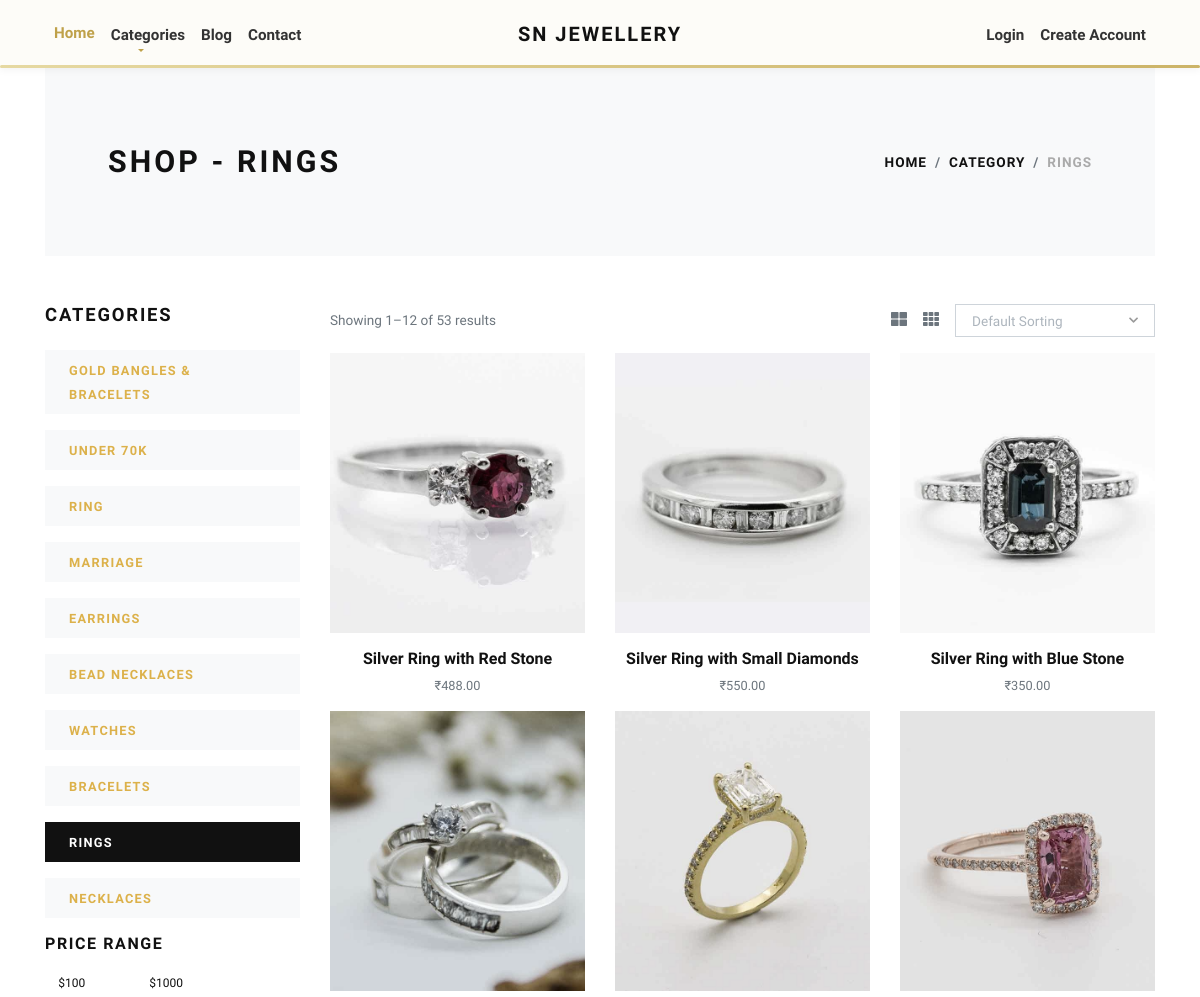
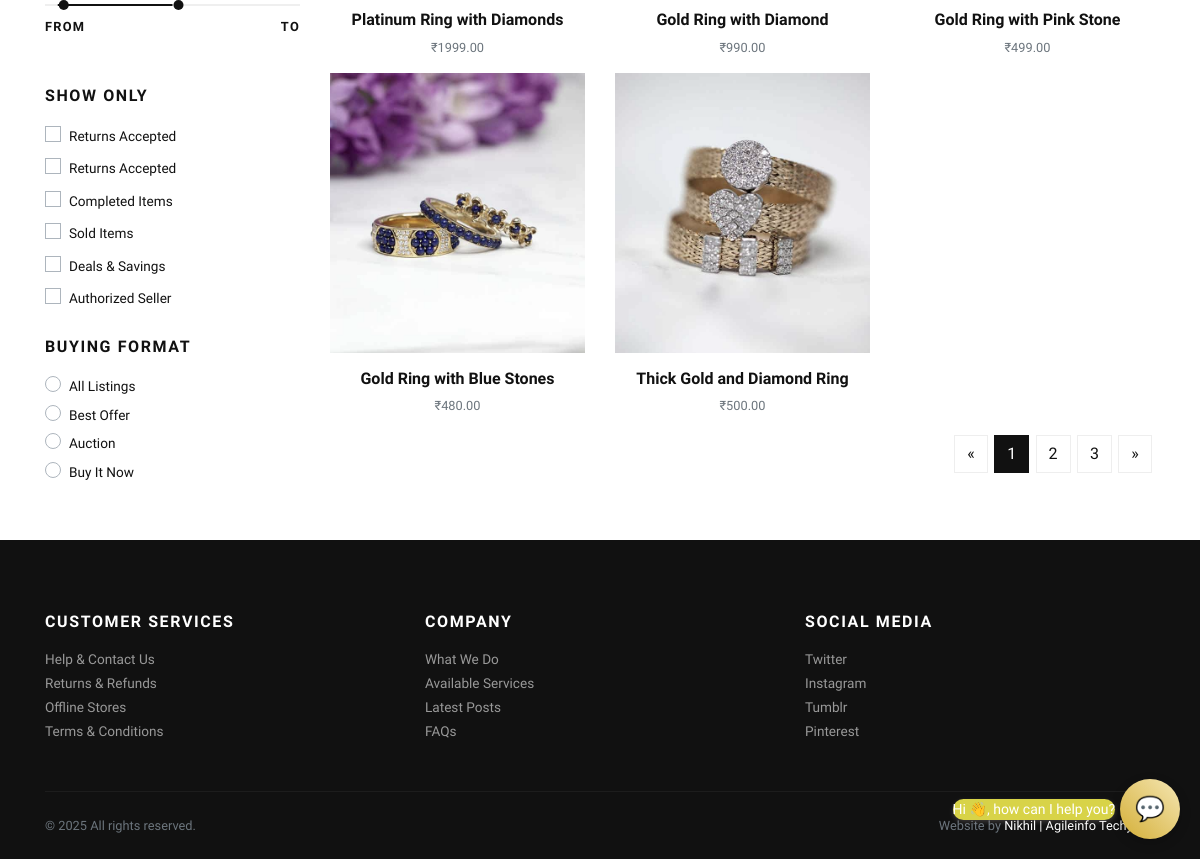
The page /rings/ on the database its author committed (2 pictures, top to bottom).
### store/models.py (models this page shows, shortened)
class Category(models.Model):
    title = models.CharField(max_length=50, verbose_name="Category Title")
    slug = models.SlugField(max_length=55, verbose_name="Category Slug")
    description = models.TextField(blank=True, verbose_name="Category Description")
    category_image = models.ImageField(upload_to='category', blank=True, null=True, verbose_name="Category Image")
    is_active = models.BooleanField(verbose_name="Is Active?")
    is_featured = models.BooleanField(verbose_name="Is Featured?")
    created_at = models.DateTimeField(auto_now_add=True, verbose_name="Created Date")
    updated_at = models.DateTimeField(auto_now=True, verbose_name="Updated Date")
    class Meta:
        verbose_name_plural = 'Categories'
        ordering = ('-created_at', )

class Product(models.Model):
    title = models.CharField(max_length=150, verbose_name="Product Title")
    slug = models.SlugField(max_length=160, verbose_name="Product Slug")
    sku = models.CharField(max_length=255, unique=True, verbose_name="Unique Product ID (SKU)")
    short_description = models.TextField(verbose_name="Short Description")
    detail_description = models.TextField(blank=True, null=True, verbose_name="Detail Description")
    product_image = models.ImageField(upload_to='product', blank=True, null=True, verbose_name="Product Image")
    price = models.DecimalField(max_digits=8, decimal_places=2)
    category = models.ForeignKey(Category, verbose_name="Product Categoy", on_delete=models.CASCADE)
    is_active = models.BooleanField(verbose_name="Is Active?")
    is_featured = models.BooleanField(verbose_name="Is Featured?")
    created_at = models.DateTimeField(auto_now_add=True, verbose_name="Created Date")
    updated_at = models.DateTimeField(auto_now=True, verbose_name="Updated Date")
    class Meta:
        verbose_name_plural = 'Products'
        ordering = ('-created_at', )

### store/views.py (the view)
# urls.py: path('<slug:slug>/', views.category_products, name="category-products"),
def category_products(request, slug):
    category = get_object_or_404(Category, slug=slug)
    products = Product.objects.filter(is_active=True, category=category)
    categories = Category.objects.filter(is_active=True)
    context = {
        'category': category,
        'products': products,
        'categories': categories,
    }
    return render(request, 'store/category_products.html', context)

### store/context_preprocessors.py (called while the page is built)
def store_menu(request):
    categories = Category.objects.filter(is_active=True)
    context = {
        'categories_menu': categories,
    }
    return context

def cart_menu(request):
    if request.user.is_authenticated:
        cart_items= Cart.objects.filter(user=request.user)
        context = {
            'cart_items': cart_items,
        }
    else:
        context = {}
    return context

### templates/store/category_products.html (shortened to what this page needs)
{% extends 'base.html' %}
{% load static %}
    {% block content %}
      <div class="container">
        <section class="py-5 bg-light">
          <div class="container">
            <div class="row px-4 px-lg-5 py-lg-4 align-items-center">
              <div class="col-lg-6">
                <h1 class="h2 text-uppercase mb-0">Shop - {{category.title}}</h1>
              </div>
              <div class="col-lg-6 text-lg-right">
                <nav aria-label="breadcrumb">
                  <ol class="breadcrumb justify-content-lg-end mb-0 px-0">
                    <li class="breadcrumb-item"><a href="{% url 'store:home' %}">Home</a></li>
                    <li class="breadcrumb-item"><a href="{% url 'store:all-categories' %}">Category</a></li>
                    <li class="breadcrumb-item active" aria-current="page">{{category.title}}</li>
                  </ol>
                </nav>
              </div>
            </div>
          </div>
        </section>
        <section class="py-5">
          <div class="container p-0">
            <div class="row">
              <div class="col-lg-3 order-2 order-lg-1">
                <h5 class="text-uppercase mb-4">Categories</h5>
                {% if categories %}
                  {% for cat in categories %}
                    <a href="{% url 'store:category-products' cat.slug %}">
                      <div class="py-2 px-4 {% if category == cat %}bg-dark text-white {% else %}bg-light{% endif %} mb-3">
                        <strong class="small text-uppercase font-weight-bold">{{cat.title}}</strong>
                      </div>
                    </a>
                  {% endfor %}
                {% endif %}
                <h6 class="text-uppercase mb-4">Price range</h6>
                <div class="price-range pt-4 mb-5">
                  <div id="range"></div>
                  <div class="row pt-2">
                    <div class="col-6"><strong class="small font-weight-bold text-uppercase">From</strong></div>
                    <div class="col-6 text-right"><strong class="small font-weight-bold text-uppercase">To</strong></div>
                  </div>
                </div>
                <h6 class="text-uppercase mb-3">Show only</h6>
                <div class="custom-control custom-checkbox mb-1">
                  <label class="custom-control-label text-small" for="customCheck1">Returns Accepted</label>
                </div>
                <div class="custom-control custom-checkbox mb-1">
                  <label class="custom-control-label text-small" for="customCheck2">Returns Accepted</label>
                </div>
                <div class="custom-control custom-checkbox mb-1">
                  <label class="custom-control-label text-small" for="customCheck3">Completed Items</label>
                </div>
                <div class="custom-control custom-checkbox mb-1">
                  <label class="custom-control-label text-small" for="customCheck4">Sold Items</label>
                </div>
                <div class="custom-control custom-checkbox mb-1">
                  <label class="custom-control-label text-small" for="customCheck5">Deals &amp; Savings</label>
                </div>
                <div class="custom-control custom-checkbox mb-4">
                  <label class="custom-control-label text-small" for="customCheck6">Authorized Seller</label>
                </div>
                <h6 class="text-uppercase mb-3">Buying format</h6>
                <div class="custom-control custom-radio">
                  <label class="custom-control-label text-small" for="customRadio1">All Listings</label>
                </div>
                <div class="custom-control custom-radio">
                  <label class="custom-control-label text-small" for="customRadio2">Best Offer</label>
                </div>
                <div class="custom-control custom-radio">
                  <label class="custom-control-label text-small" for="customRadio3">Auction</label>
                </div>
                <div class="custom-control custom-radio">
                  <label class="custom-control-label text-small" for="customRadio4">Buy It Now</label>
                </div>
              </div>
              <div class="col-lg-9 order-1 order-lg-2 mb-5 mb-lg-0">
                <div class="row mb-3 align-items-center">
                  <div class="col-lg-6 mb-2 mb-lg-0">
                    <p class="text-small text-muted mb-0">Showing 1–12 of 53 results</p>
                  </div>
                  <div class="col-lg-6">
                    <ul class="list-inline d-flex align-items-center justify-content-lg-end mb-0">
                      <li class="list-inline-item text-muted mr-3"><a class="reset-anchor p-0" href="#"><i class="fas fa-th-large"></i></a></li>
                      <li class="list-inline-item text-muted mr-3"><a class="reset-anchor p-0" href="#"><i class="fas fa-th"></i></a></li>
                      <li class="list-inline-item">
                      </li>
                    </ul>
                  </div>
                </div>
                <div class="row">
                  {% if products %}
                    {% for product in products %}
                      <div class="col-lg-4 col-sm-6">
                        <div class="product text-center">
                          <div class="mb-3 position-relative">
                            <a class="d-block" href="{% url 'store:product-detail' product.slug %}">
                              {% if product.product_image %}
                                <img class="img-fluid w-100" src="{{product.product_image.url}}" alt="{{product.title}}">
                              {% else %}
                                <img class="img-fluid w-100" src="{% static 'img/product-1.jpg' %}" alt="{{product.title}}">
                              {% endif %}
                            </a>
                          </div>
                          <h6> <a class="reset-anchor" href="{% url 'store:product-detail' product.slug %}">{{product.title}}</a></h6>
                          <p class="small text-muted">₹{{product.price}}</p>
                        </div>
                      </div>
                    {% endfor %}
                  {% endif %}
                </div>
                <nav aria-label="Page navigation example">
                  <ul class="pagination justify-content-center justify-content-lg-end">
                    <li class="page-item"><a class="page-link" href="#" aria-label="Previous"><span aria-hidden="true">«</span></a></li>
                    <li class="page-item active"><a class="page-link" href="#">1</a></li>
                    <li class="page-item"><a class="page-link" href="#">2</a></li>
                    <li class="page-item"><a class="page-link" href="#">3</a></li>
                    <li class="page-item"><a class="page-link" href="#" aria-label="Next"><span aria-hidden="true">»</span></a></li>
                  </ul>
                </nav>
              </div>
            </div>
          </div>
        </section>
      </div>
      {% endblock content %}

### jewelryshop/static/css/style.default.css (style rules this page uses)
.text-small { font-size: 0.85rem !important; }
strong { font-weight: 700; }
.product img { -webkit-filter: grayscale(40%); filter: grayscale(40%); transition: all 0.3s; }
.text-uppercase { text-transform: uppercase; letter-spacing: 0.1em; }
.reset-anchor { color: inherit; transition: all 0.3s; }
.noUi-target { background: #efefef; border-radius: 0; border: none; box-shadow: none; }
.noUi-horizontal { height: 2px; }
body { font-family: "Libre Franklin", sans-serif; font-size: 1rem; font-weight: 400; line-height: 1.5; color: #111111; background-color: #fff; }
a { color: #dcb14a; text-decoration: none; }
h1, h2, h3, h4, h5, h6, .h1, .h2, .h3, .h4, .h5, .h6 { margin-bottom: 0.5rem; font-family: inherit; font-weight: 900; line-height: 1.2; color: inherit; }
h1, .h1 { font-size: 2.2rem; }
h2, .h2 { font-size: 1.9rem; }
h5, .h5 { font-size: 1.15rem; }
h6, .h6 { font-size: 1rem; }
small, .small { font-size: 80%; font-weight: 400; }
.page-item:first-child .page-link { border-top-left-radius: 0; border-bottom-left-radius: 0; }
.page-item:last-child .page-link { border-top-right-radius: 0; border-bottom-right-radius: 0; }
.page-item.active .page-link { color: #fff; background-color: #111111; border-color: #111111; }
.page-link { padding: 0.5rem 0.75rem; line-height: 1.25; color: #111111; background-color: none; border: 1px solid #eee; margin: 0.2rem; transition: all 0.3s; }
.bg-light { background-color: #f8f9fa !important; }
.bg-dark { background-color: #111111 !important; }
.custom-checkbox .custom-control-label::before { border-radius: 0; }
.custom-radio .custom-control-label::before { border-radius: 50%; }
.custom-control-label { font-weight: 400; line-height: 2.1em; cursor: pointer; }
.breadcrumb { background: #f8f9fa; }
.breadcrumb-item { font-size: 0.85rem; text-transform: uppercase; letter-spacing: 0.07em; font-weight: 900; color: #111111; }
.breadcrumb-item a { color: inherit; transition: all 0.3s; }
.breadcrumb-item.active { color: #aaa; }

### rows shown on the page
Category: title "RINGS"
Category: title "GOLD BANGLES & BRACELETS"
Category: title "UNDER 70K"
Category: title "RING"
Category: title "MARRIAGE"
Category: title "EARRINGS"
Category: title "BEAD NECKLACES"
Category: title "WATCHES"
Category: title "BRACELETS"
Category: title "NECKLACES"
Product: product_image (picture), title "Silver Ring with Red Stone", price "488.00"
Product: product_image (picture), title "Silver Ring with Small Diamonds", price "550.00"
Product: product_image (picture), title "Silver Ring with Blue Stone", price "350.00"
Product: product_image (picture), title "Platinum Ring with Diamonds", price "1999.00"
Product: product_image (picture), title "Gold Ring with Diamond", price "990.00"
Product: product_image (picture), title "Gold Ring with Pink Stone", price "499.00"
Product: product_image (picture), title "Gold Ring with Blue Stones", price "480.00"
Product: product_image (picture), title "Thick Gold and Diamond Ring", price "500.00"
